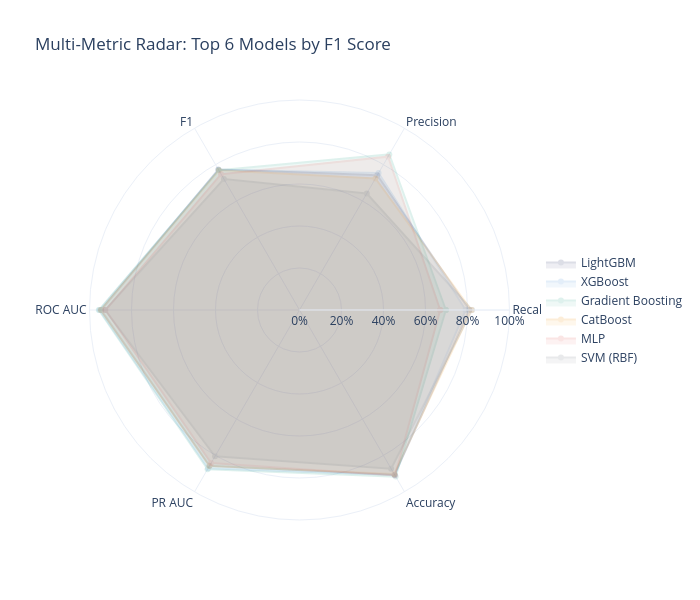

Notebook code cell kept with this figure:
### Markdown cell above
## Chart 4: Radar Chart — Multi-Metric Comparison

### Code cell
# Radar chart for top 6 models by F1
radar_metrics = ['recall_1', 'precision_1', 'f1_1', 'roc_auc', 'pr_auc', 'accuracy']
radar_labels = ['Recall', 'Precision', 'F1', 'ROC AUC', 'PR AUC', 'Accuracy']
top6 = df_comp.sort_values('f1_1', ascending=False).head(6)

radar_colors = [COLORS['navy'], COLORS['accent'], COLORS['green'],
                COLORS['orange'], COLORS['red'], COLORS['gray']]

fig_radar = go.Figure()
for i, (_, row) in enumerate(top6.iterrows()):
    values = [row[m] for m in radar_metrics]
    values.append(values[0])  # close the polygon
    fig_radar.add_trace(go.Scatterpolar(
        r=values,
        theta=radar_labels + [radar_labels[0]],
        name=row['model'],
        line=dict(color=radar_colors[i], width=2),
        fill='toself', opacity=0.15,
    ))

fig_radar.update_layout(
    title='Multi-Metric Radar: Top 6 Models by F1 Score',
    polar=dict(
        radialaxis=dict(visible=True, range=[0, 1], tickformat='.0%'),
    ),
    height=600, width=700,
    legend=dict(x=1.05, y=0.5),
)
fig_radar.show()
save_chart(fig_radar, COMP_SLUG, 'radar_chart')

### Figure 1 — Plotly figure (JSON) as saved in the notebook; plotly's stock layout.template omitted (floating-point values rounded to 4 significant figures)
{"data": [{"fill": "toself", "line": {"color": "#1E2761", "width": 2}, "name": "LightGBM", "opacity": 0.15, "r": [0.8081, 0.7407, 0.7729, 0.9444, 0.8567, 0.9054, 0.8081], "theta": ["Recall", "Precision", "F1", "ROC AUC", "PR AUC", "Accuracy", "Recall"], "type": "scatterpolar"}, {"fill": "toself", "line": {"color": "#4A90D9", "width": 2}, "name": "XGBoost", "opacity": 0.15, "r": [0.7912, 0.7532, 0.7718, 0.9523, 0.8698, 0.9067, 0.7912], "theta": ["Recall", "Precision", "F1", "ROC AUC", "PR AUC", "Accuracy", "Recall"], "type": "scatterpolar"}, {"fill": "toself", "line": {"color": "#2CA58D", "width": 2}, "name": "Gradient Boosting", "opacity": 0.15, "r": [0.697, 0.8554, 0.7681, 0.9556, 0.8754, 0.9161, 0.697], "theta": ["Recall", "Precision", "F1", "ROC AUC", "PR AUC", "Accuracy", "Recall"], "type": "scatterpolar"}, {"fill": "toself", "line": {"color": "#F18F01", "width": 2}, "name": "CatBoost", "opacity": 0.15, "r": [0.8182, 0.7232, 0.7678, 0.9466, 0.8584, 0.9013, 0.8182], "theta": ["Recall", "Precision", "F1", "ROC AUC", "PR AUC", "Accuracy", "Recall"], "type": "scatterpolar"}, {"fill": "toself", "line": {"color": "#E15554", "width": 2}, "name": "MLP", "opacity": 0.15, "r": [0.67, 0.8432, 0.7467, 0.9234, 0.8412, 0.9094, 0.67], "theta": ["Recall", "Precision", "F1", "ROC AUC", "PR AUC", "Accuracy", "Recall"], "type": "scatterpolar"}, {"fill": "toself", "line": {"color": "#6c757d", "width": 2}, "name": "SVM (RBF)", "opacity": 0.15, "r": [0.8215, 0.6404, 0.7198, 0.9255, 0.8043, 0.8725, 0.8215], "theta": ["Recall", "Precision", "F1", "ROC AUC", "PR AUC", "Accuracy", "Recall"], "type": "scatterpolar"}], "layout": {"height": 600, "legend": {"x": 1.05, "y": 0.5}, "polar": {"radialaxis": {"range": [0, 1], "tickformat": ".0%", "visible": true}}, "title": {"text": "Multi-Metric Radar: Top 6 Models by F1 Score"}, "width": 700}}
